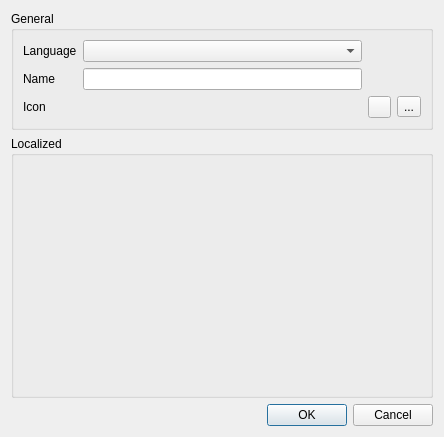
<?xml version="1.0" encoding="UTF-8"?>
<ui version="4.0">
 <class>DirectoryEditorDialog</class>
 <widget class="QDialog" name="DirectoryEditorDialog">
  <property name="geometry">
   <rect>
    <x>0</x>
    <y>0</y>
    <width>444</width>
    <height>437</height>
   </rect>
  </property>
  <property name="windowTitle">
   <string>Edit directory</string>
  </property>
  <property name="windowIcon">
   <iconset resource="../zima-cad-parts.qrc">
    <normaloff>:/gfx/icon.png</normaloff>:/gfx/icon.png</iconset>
  </property>
  <layout class="QVBoxLayout" name="verticalLayout">
   <item>
    <widget class="QGroupBox" name="groupBox">
     <property name="title">
      <string>General</string>
     </property>
     <layout class="QGridLayout" name="gridLayout_2">
      <item row="0" column="0">
       <widget class="QLabel" name="label">
        <property name="text">
         <string>Language</string>
        </property>
       </widget>
      </item>
      <item row="0" column="1">
       <widget class="QComboBox" name="languageComboBox"/>
      </item>
      <item row="1" column="1">
       <widget class="QLineEdit" name="nameLineEdit"/>
      </item>
      <item row="2" column="1">
       <widget class="QLabel" name="iconLabel">
        <property name="text">
         <string/>
        </property>
       </widget>
      </item>
      <item row="2" column="0">
       <widget class="QLabel" name="label_2">
        <property name="text">
         <string>Icon</string>
        </property>
       </widget>
      </item>
      <item row="1" column="0">
       <widget class="QLabel" name="label_3">
        <property name="text">
         <string>Name</string>
        </property>
       </widget>
      </item>
      <item row="2" column="3">
       <widget class="QToolButton" name="iconButton">
        <property name="toolTip">
         <string>Add icon</string>
        </property>
        <property name="text">
         <string>...</string>
        </property>
       </widget>
      </item>
      <item row="2" column="2">
       <widget class="QToolButton" name="removeIconButton">
        <property name="toolTip">
         <string>Remove icon</string>
        </property>
        <property name="text">
         <string/>
        </property>
        <property name="icon">
         <iconset resource="../zima-cad-parts.qrc">
          <normaloff>:/gfx/list-remove.png</normaloff>:/gfx/list-remove.png</iconset>
        </property>
        <property name="iconSize">
         <size>
          <width>15</width>
          <height>15</height>
         </size>
        </property>
       </widget>
      </item>
     </layout>
    </widget>
   </item>
   <item>
    <widget class="QGroupBox" name="groupBox_2">
     <property name="title">
      <string>Localized</string>
     </property>
     <layout class="QVBoxLayout" name="verticalLayout_2">
      <item>
       <widget class="QStackedWidget" name="stackedWidget"/>
      </item>
     </layout>
    </widget>
   </item>
   <item>
    <widget class="QDialogButtonBox" name="buttonBox">
     <property name="orientation">
      <enum>Qt::Horizontal</enum>
     </property>
     <property name="standardButtons">
      <set>QDialogButtonBox::Cancel|QDialogButtonBox::Ok</set>
     </property>
    </widget>
   </item>
  </layout>
 </widget>
 <resources>
  <include location="../zima-cad-parts.qrc"/>
 </resources>
 <connections>
  <connection>
   <sender>buttonBox</sender>
   <signal>accepted()</signal>
   <receiver>DirectoryEditorDialog</receiver>
   <slot>accept()</slot>
   <hints>
    <hint type="sourcelabel">
     <x>248</x>
     <y>254</y>
    </hint>
    <hint type="destinationlabel">
     <x>157</x>
     <y>274</y>
    </hint>
   </hints>
  </connection>
  <connection>
   <sender>buttonBox</sender>
   <signal>rejected()</signal>
   <receiver>DirectoryEditorDialog</receiver>
   <slot>reject()</slot>
   <hints>
    <hint type="sourcelabel">
     <x>316</x>
     <y>260</y>
    </hint>
    <hint type="destinationlabel">
     <x>286</x>
     <y>274</y>
    </hint>
   </hints>
  </connection>
 </connections>
</ui>
